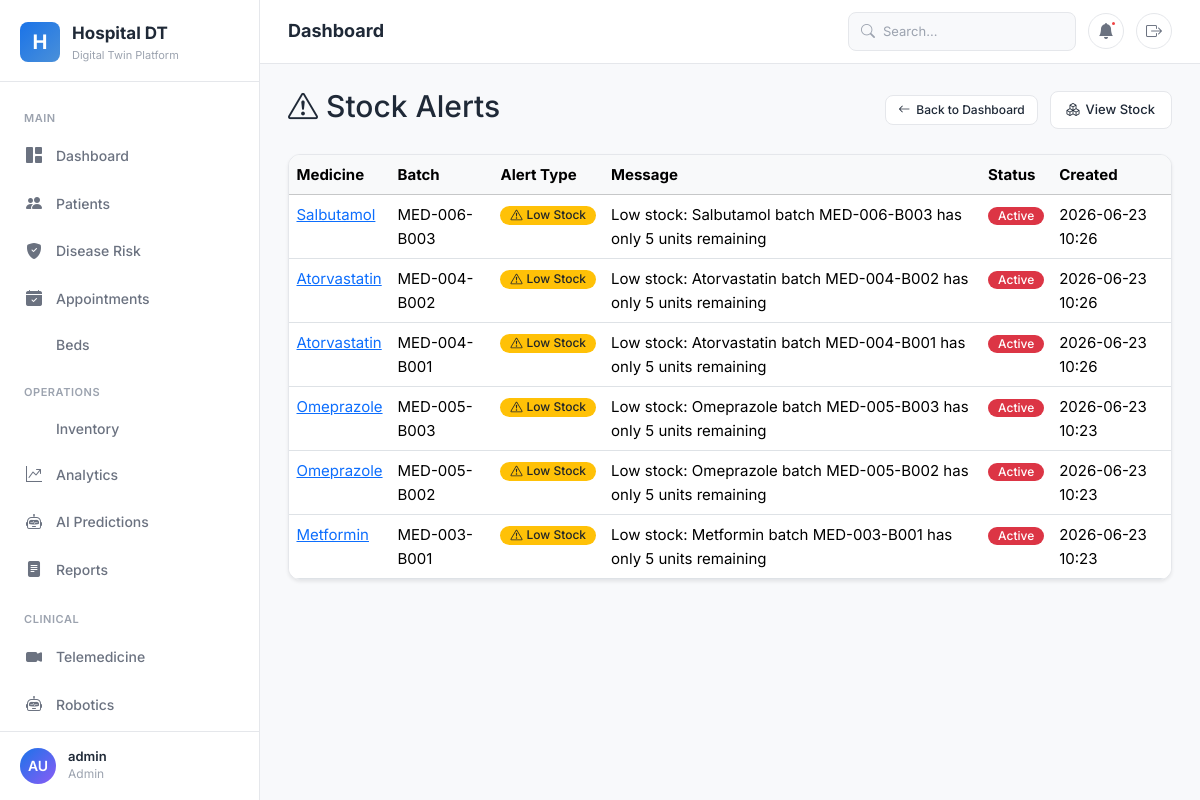
The app's page /inventory/alerts/ (signed in) with its own data.
### accounts/models.py (models this page shows, shortened)
class UserRole(models.Model):
    ROLE_CHOICES = [
        ('admin', 'Admin'),
        ('staff', 'Staff'),
        ('patient', 'Patient'),
    ]
    user = models.OneToOneField(User, on_delete=models.CASCADE)
    role = models.CharField(max_length=20, choices=ROLE_CHOICES)
    phone = models.CharField(max_length=15, blank=True)
    address = models.TextField(blank=True)
    created_at = models.DateTimeField(auto_now_add=True)

### inventory/models.py (models this page shows, shortened)
class StockAlert(models.Model):
    ALERT_TYPE_CHOICES = [
        ('low_stock', 'Low Stock'), ('expiry', 'Near Expiry'),
        ('out_of_stock', 'Out of Stock'),
    ]
    STATUS_CHOICES = [('active', 'Active'), ('resolved', 'Resolved')]
    inventory_item = models.ForeignKey(Inventory, on_delete=models.CASCADE)
    alert_type = models.CharField(max_length=20, choices=ALERT_TYPE_CHOICES)
    message = models.TextField()
    status = models.CharField(max_length=20, choices=STATUS_CHOICES, default='active')
    created_at = models.DateTimeField(auto_now_add=True)
    resolved_at = models.DateTimeField(null=True, blank=True)

class Inventory(models.Model):
    medicine = models.ForeignKey(Medicine, on_delete=models.CASCADE, related_name='inventory_items')
    batch_number = models.CharField(max_length=100)
    quantity = models.IntegerField()
    unit = models.CharField(max_length=20, default='units')
    expiry_date = models.DateField()
    manufacturing_date = models.DateField(null=True, blank=True)
    purchase_price = models.DecimalField(max_digits=10, decimal_places=2, default=0)
    selling_price = models.DecimalField(max_digits=10, decimal_places=2, default=0)
    created_by = models.ForeignKey(User, on_delete=models.SET_NULL, null=True)
    created_at = models.DateTimeField(auto_now_add=True)
    updated_at = models.DateTimeField(auto_now=True)
    class Meta:
        verbose_name_plural = 'Inventory items'

class Medicine(models.Model):
    CATEGORY_CHOICES = [
        ('tablet', 'Tablet'), ('capsule', 'Capsule'), ('syrup', 'Syrup'),
        ('injection', 'Injection'), ('ointment', 'Ointment'), ('drops', 'Drops'),
        ('inhaler', 'Inhaler'), ('other', 'Other'),
    ]
    medicine_id = models.CharField(max_length=20, unique=True)
    name = models.CharField(max_length=200)
    generic_name = models.CharField(max_length=200, blank=True)
    category = models.ForeignKey(MedicineCategory, on_delete=models.SET_NULL, null=True)
    dosage_form = models.CharField(max_length=20, choices=CATEGORY_CHOICES)
    strength = models.CharField(max_length=100, blank=True)
    manufacturer = models.CharField(max_length=200)
    unit_price = models.DecimalField(max_digits=10, decimal_places=2)
    image = models.ImageField(upload_to='medicines/', blank=True, null=True)
    is_active = models.BooleanField(default=True)
    created_at = models.DateTimeField(auto_now_add=True)
    updated_at = models.DateTimeField(auto_now=True)

### inventory/views.py (the view)
# urls.py: path('alerts/', views.low_stock_alerts, name='low_stock_alerts'),
@admin_required
def low_stock_alerts(request):
    alerts = StockAlert.objects.select_related(
        'inventory_item__medicine'
    ).order_by('-created_at')
    context = {'alerts': alerts}
    return render(request, 'inventory/low_stock_alerts.html', context)

### templates/inventory/low_stock_alerts.html (shortened to what this page needs)
{% extends 'base.html' %}
{% load static %}
{% block content %}
<div class="d-flex justify-content-between align-items-center mb-4">
    <h2><i class="bi bi-exclamation-triangle"></i> Stock Alerts</h2>
    <div>
        <a href="{% url 'dashboard:home' %}" class="btn btn-outline-secondary btn-sm me-2"><i class="bi bi-arrow-left"></i> Back to Dashboard</a>
        <a href="{% url 'inventory:inventory_list' %}" class="btn btn-outline-primary"><i class="bi bi-boxes"></i> View Stock</a>
    </div>
</div>
<div class="card shadow-sm">
    <div class="card-body p-0">
        <div class="table-responsive">
            <table class="table table-hover mb-0">
                <thead class="table-light">
                    <tr>
                        <th>Medicine</th>
                        <th>Batch</th>
                        <th>Alert Type</th>
                        <th>Message</th>
                        <th>Status</th>
                        <th>Created</th>
                    </tr>
                </thead>
                <tbody>
                    {% for alert in alerts %}
                    <tr>
                        <td>
                            <a href="{% url 'inventory:medicine_detail' alert.inventory_item.medicine.pk %}">
                                {{ alert.inventory_item.medicine.name }}
                            </a>
                        </td>
                        <td>{{ alert.inventory_item.batch_number }}</td>
                        <td>
                            {% if alert.alert_type == 'low_stock' %}
                            <span class="badge bg-warning text-dark"><i class="bi bi-exclamation-triangle"></i> Low Stock</span>
                            {% elif alert.alert_type == 'expiry' %}
                            <span class="badge bg-info"><i class="bi bi-clock"></i> Near Expiry</span>
                            {% elif alert.alert_type == 'out_of_stock' %}
                            <span class="badge bg-danger"><i class="bi bi-x-circle"></i> Out of Stock</span>
                            {% endif %}
                        </td>
                        <td>{{ alert.message }}</td>
                        <td>
                            {% if alert.status == 'active' %}
                            <span class="badge bg-danger">Active</span>
                            {% else %}
                            <span class="badge bg-success">Resolved</span>
                            {% endif %}
                        </td>
                        <td>{{ alert.created_at|date:"Y-m-d H:i" }}</td>
                    </tr>
                    {% endfor %}
                </tbody>
            </table>
        </div>
    </div>
</div>
{% endblock %}

### templates/base.html (shortened to what this page needs)
<!DOCTYPE html>
{% load static %}
<html lang="en">
<head>
  <link href="https://cdn.jsdelivr.net/npm/bootstrap@5.3.3/dist/css/bootstrap.min.css" rel="stylesheet">
  <link href="https://cdn.jsdelivr.net/npm/bootstrap-icons@1.11.3/font/bootstrap-icons.min.css" rel="stylesheet">
  <link href="{% static 'css/minimal.css' %}" rel="stylesheet">
</head>
<body>
{% if user.is_authenticated or request.session.patient_name %}
<aside class="sidebar" id="sidebar">
  <div class="sidebar-brand">
    <div class="brand-icon">H</div>
    <div>
      <div class="brand-text">Hospital DT</div>
      <div class="brand-sub">Digital Twin Platform</div>
    </div>
  </div>
  <nav class="sidebar-nav">
    {% if user.is_authenticated %}
    {% with role=user.userrole.role %}
    <div class="nav-section">Main</div>
    <a href="{% url 'dashboard:home' %}" class="nav-item">
      <span class="nav-icon"><i class="bi bi-grid-1x2-fill"></i></span>
      Dashboard
    </a>
    <a href="{% url 'patients:patient_list' %}" class="nav-item">
      <span class="nav-icon"><i class="bi bi-people-fill"></i></span>
      Patients
    </a>
    <a href="{% url 'disease_risk:risk_assessment' %}" class="nav-item">
      <span class="nav-icon"><i class="bi bi-shield-fill-check"></i></span>
      Disease Risk
    </a>
    <a href="{% url 'appointments:appointment_list' %}" class="nav-item">
      <span class="nav-icon"><i class="bi bi-calendar-check-fill"></i></span>
      Appointments
    </a>
    <a href="{% url 'beds:bed_list' %}" class="nav-item">
      Beds
    </a>
    <div class="nav-section">Operations</div>
    <a href="{% url 'inventory:inventory_dashboard' %}" class="nav-item">
      Inventory
    </a>
    <a href="{% url 'analytics:analytics_dashboard' %}" class="nav-item">
      <span class="nav-icon"><i class="bi bi-graph-up-arrow"></i></span>
      Analytics
    </a>
    <a href="{% url 'predictions:prediction_dashboard' %}" class="nav-item">
      <span class="nav-icon"><i class="bi bi-robot"></i></span>
      AI Predictions
    </a>
    <a href="{% url 'reports:report_list' %}" class="nav-item">
      <span class="nav-icon"><i class="bi bi-file-text-fill"></i></span>
      Reports
    </a>
    <div class="nav-section">Clinical</div>
    <a href="{% url 'telemedicine:session_list' %}" class="nav-item">
      <span class="nav-icon"><i class="bi bi-camera-video-fill"></i></span>
      Telemedicine
    </a>
    <a href="{% url 'robotics:robot_list' %}" class="nav-item">
      <span class="nav-icon"><i class="bi bi-robot"></i></span>
      Robotics
    </a>
    {% endwith %}
    {% endif %}
  </nav>
  <div class="sidebar-footer">
    <div class="user-info">
      {% if user.is_authenticated %}
      <div class="user-avatar">{{ user.first_name|first|default:"A" }}{{ user.last_name|first|default:"U" }}</div>
      <div>
        <div class="user-name">{{ user.get_full_name|default:user.username }}</div>
        <div class="user-role">{{ user.userrole.role|default:"Staff"|title }}</div>
      </div>
      {% elif request.session.patient_name %}
      <div class="user-avatar">{{ request.session.patient_name|first|default:"P" }}</div>
      <div>
        <div class="user-name">{{ request.session.patient_name }}</div>
        <div class="user-role">Patient</div>
      </div>
      {% endif %}
    </div>
  </div>
</aside>
<div class="main-content">
  <header class="top-header">
    <div class="header-left">
      <span class="page-title">{% block page_title %}Dashboard{% endblock %}</span>
    </div>
    <div class="header-right">
      {% if user.is_authenticated %}
      <div class="search-box">
        <i class="bi bi-search search-icon"></i>
        <input type="text" placeholder="Search..." id="globalSearch">
      </div>
      <button class="header-btn" title="Notifications">
        <i class="bi bi-bell-fill"></i>
        <span class="dot"></span>
      </button>
      {% endif %}
      <a href="{% url 'accounts:logout' %}" class="header-btn" title="Logout">
        <i class="bi bi-box-arrow-right"></i>
      </a>
    </div>
  </header>
  <div class="page-content">
    {% block content %}{% endblock %}
  </div>
</div>
{% endif %}
</body>
</html>

### records on screen
StockAlert: inventory_item.medicine.name "Salbutamol", inventory_item.batch_number "MED-006-B003", alert_type "low_stock" (drawn), message "Low stock: Salbutamol batch MED-006-B003 has only 5 units remaining", status "Active", created_at "2026-06-23 10:26"
StockAlert: inventory_item.medicine.name "Atorvastatin", inventory_item.batch_number "MED-004-B002", alert_type "low_stock" (drawn), message "Low stock: Atorvastatin batch MED-004-B002 has only 5 units remaining", status "Active", created_at "2026-06-23 10:26"
StockAlert: inventory_item.medicine.name "Atorvastatin", inventory_item.batch_number "MED-004-B001", alert_type "low_stock" (drawn), message "Low stock: Atorvastatin batch MED-004-B001 has only 5 units remaining", status "Active", created_at "2026-06-23 10:26"
StockAlert: inventory_item.medicine.name "Omeprazole", inventory_item.batch_number "MED-005-B003", alert_type "low_stock" (drawn), message "Low stock: Omeprazole batch MED-005-B003 has only 5 units remaining", status "Active", created_at "2026-06-23 10:23"
StockAlert: inventory_item.medicine.name "Omeprazole", inventory_item.batch_number "MED-005-B002", alert_type "low_stock" (drawn), message "Low stock: Omeprazole batch MED-005-B002 has only 5 units remaining", status "Active", created_at "2026-06-23 10:23"
StockAlert: inventory_item.medicine.name "Metformin", inventory_item.batch_number "MED-003-B001", alert_type "low_stock" (drawn), message "Low stock: Metformin batch MED-003-B001 has only 5 units remaining", status "Active", created_at "2026-06-23 10:23"

### other values on screen
{{ user.first_name|first|default:"A" }} "A"
{{ user.last_name|first|default:"U" }} "U"
{{ user.get_full_name|default:user.username }} "admin"
{{ user.userrole.role|default:"Staff"|title }} "Admin"
